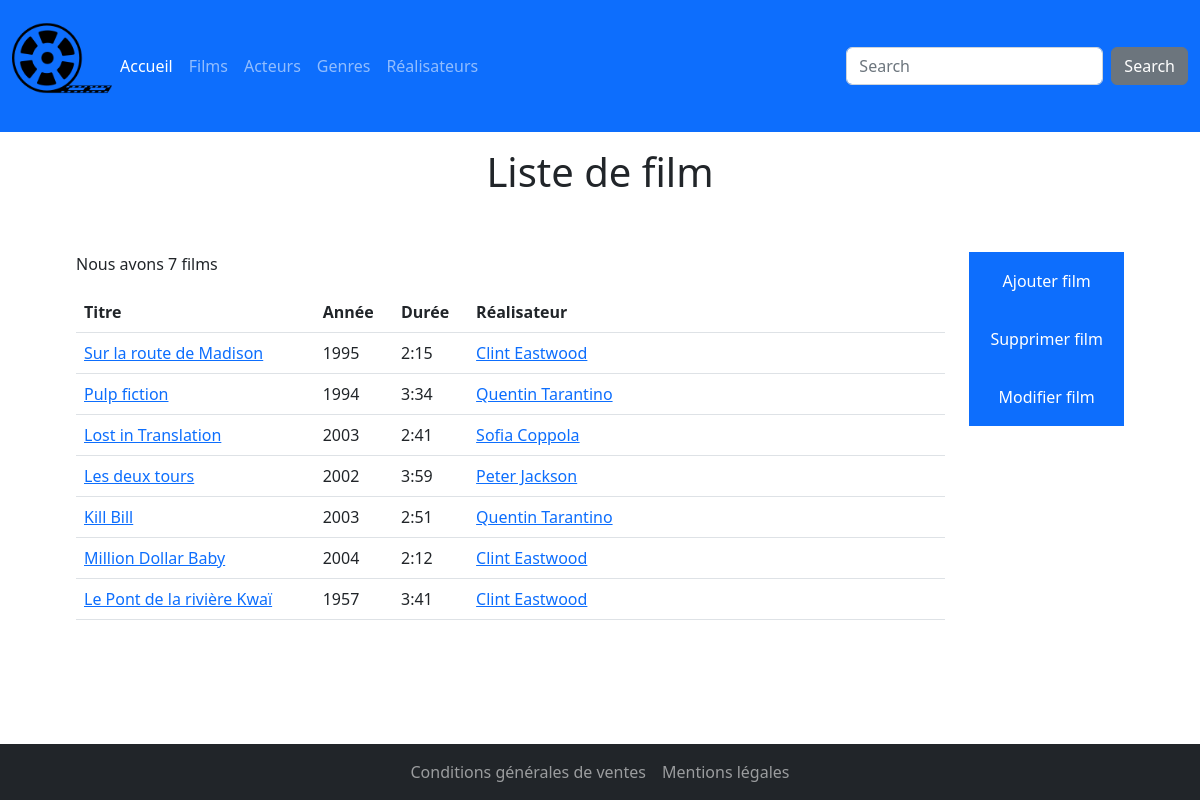
/index.php?action=listFilms, run on the app's committed database.
### tables this page shows
CREATE TABLE IF NOT EXISTS `film` (
  `id_film` int(11) NOT NULL,
  `titre` varchar(50) DEFAULT NULL,
  `annee_de_sortie` date DEFAULT NULL,
  `duree` int(11) DEFAULT NULL,
  `synopsis` text,
  `note` decimal(5,1) DEFAULT NULL,
  `affiche` varchar(255) DEFAULT 'non disponible',
  `id_realisateur` int(11) NOT NULL,
  PRIMARY KEY (`id_film`),
  KEY `id_realisateur` (`id_realisateur`),
  CONSTRAINT `film_ibfk_1` FOREIGN KEY (`id_realisateur`) REFERENCES `realisateur` (`id_realisateur`)
);

### app/controllers/FilmController.php (called while the page is built, shortened)
<?php
    require_once "app/DAO.php";
    class FilmController{
        public function findAll(){
            $dao = new DAO;
             $sql = "SELECT f.id_film as id_film, f.titre as titre, DATE_FORMAT(f.annee_de_sortie, '%Y') AS annee, CONCAT(cast(f.duree/60 AS SIGNED INTEGER), ':', f.duree%60) AS duree, CONCAT(r.prenom, ' ', r.nom) AS realisateur, r.id_realisateur as id_realisateur
                     FROM film f
                      INNER JOIN realisateur r ON f.id_realisateur = r.id_realisateur";
            $films = $dao->executerRequete($sql);
            return $films;
        }
        public function afficherListeFilms($alert = null, $messageAlert = null){
            $films = $this->findAll();
            require "app/views/film/listFilms.php";
        }
    }
    ?>

### app/DAO.php (called while the page is built, shortened)
<?php
Class DAO{
    private $bdd;
    public function __construct(){
        $this->bdd = new PDO("mysql:host=localhost;dbname=cinema;charset=utf8", "root", "");
    }
    public function executerRequete($sql, $params = NULL){
        if ($params == NULL){
            $result = $this->bdd->query($sql);
        }else{
            $result = $this->bdd->prepare($sql);
            $result->execute($params);
        }
        return $result;
    }
}

### app/views/film/listFilms.php (the view, shortened to what this page needs)
<h1>Liste de film</h1>
<div class="contain-fluid p-5 row w-100">
    <article class="col-10">
        <p>Nous avons <?= $films->rowCount(); ?> films</p>
        <table class="table">
            <thead>
                <tr>
                    <th scope="col">Titre</th>
                    <th scope="col">Année</th>
                    <th scope="col">Durée</th>
                    <th scope="col">Réalisateur</th>
                </tr>
            </thead>
            <tbody>
        <?php foreach($films->fetchAll() as $film){?>
            <tr>
                <td><a href="index.php?action=detailFilm&id=<?= $film['id_film'] ?>"><?= $film['titre']?></a></td>
                <td><?= $film['annee']?></td>
                <td><?= $film['duree']?></td>
                <td><a href="index.php?action=detailRealisateur&id=<?= $film['id_realisateur']?>"><?=$film['realisateur']?></a></td>
            </tr>
        <?php } ?>
            </tbody>
        </table>
    </article>
    <aside class="col-2 text-center">
        <nav class="d-flex flex-column">
            <a class = "crud-boutton" id="ajouter-film" href="index.php?action=addFilm">Ajouter film</a>
            <a class = "crud-boutton" id="supprimer-film" href="index.php?action=menuSupprimerFilm">Supprimer film</a>
            <a class = "crud-boutton" id="modifier-film" href="index.php?action=menuModifierFilm">Modifier film</a>
        </nav>
    </aside>
</div>
<?php
require "app/views/template.php";
?>

### public/css/style.css (style rules this page uses)
* { margin: 0; padding: 0; }
.contain h1 { text-align: center; }
.crud-boutton { text-decoration: none!important; border: solid 1px!important; border-color: #0d6efd!important; background-color:#0d6efd ; color:white; padding: 1em; }

### data on the page
film: titre "Sur la route de Madison", annee "1995", duree "2:15", realisateur "Clint Eastwood"
film: titre "Pulp fiction", annee "1994", duree "3:34", realisateur "Quentin Tarantino"
film: titre "Lost in Translation", annee "2003", duree "2:41", realisateur "Sofia Coppola"
film: titre "Les deux tours", annee "2002", duree "3:59", realisateur "Peter Jackson"
film: titre "Kill Bill", annee "2003", duree "2:51", realisateur "Quentin Tarantino"
film: titre "Million Dollar Baby", annee "2004", duree "2:12", realisateur "Clint Eastwood"
film: titre "Le Pont de la rivière Kwaï", annee "1957", duree "3:41", realisateur "Clint Eastwood"

### other printed values
$films->rowCount() "7"
